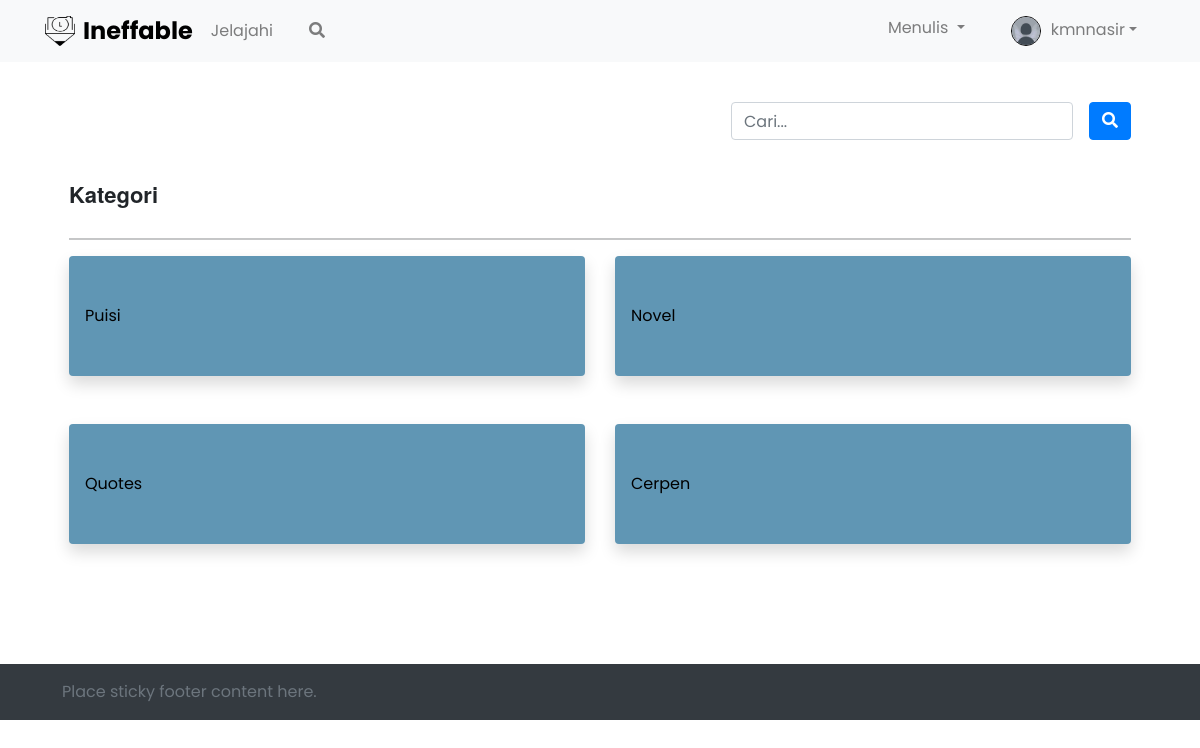
/beranda.php?beranda=search (signed in), run on an earlier commit of the app's database.
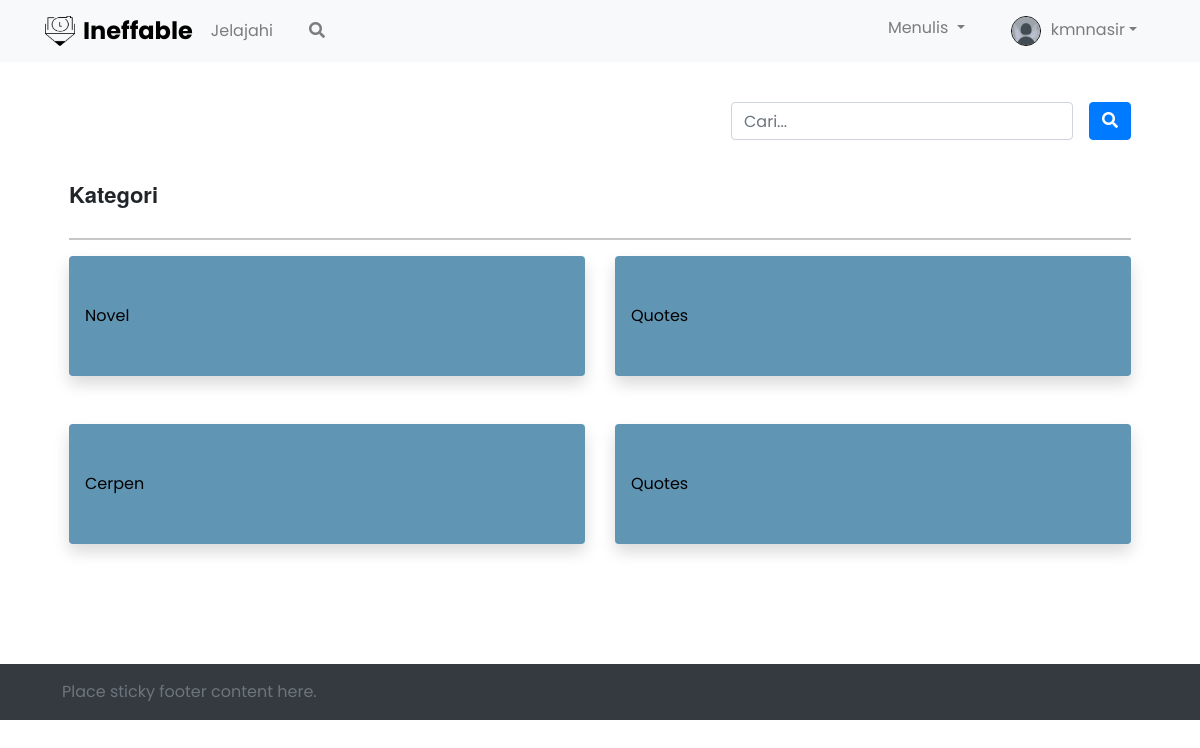
And on a later commit of the database.
### tables this page shows
CREATE TABLE `tb_user` (
  `id` int(11) NOT NULL,
  `nama` varchar(100) NOT NULL,
  `username` varchar(100) NOT NULL,
  `email` varchar(100) NOT NULL,
  `password` varchar(100) NOT NULL,
  `photo` text NOT NULL,
  `role` enum('admin','user') NOT NULL
);

CREATE TABLE `tb_kategori` (
  `id` int(11) NOT NULL,
  `nama` varchar(100) NOT NULL
);

### search.php (the view, shortened to what the changed rows need)
<?php if (isset($_GET['cari'])) : ?>
    <div class="container pt-md-3">
        <div class="row">
            <div class="heading">
                <h5>Hasil Pencarian dari <?php echo $_GET['isi'] ?></h5>
            </div>
            <?php
            include "db/koneksi.php";
            $data_cerpen = $conn->query("SELECT * FROM tb_post WHERE judul LiKE '%$_GET[isi]%' AND status='publis'");
            $count = mysqli_num_rows($data_cerpen);
            if ($count > 0) {
                while ($cerpen = mysqli_fetch_array($data_cerpen)) {
            ?>
                    <div class="col-md-2 mx-md-3 datatab">
                        <div class="cover">
                            <img src="images/<?php echo $cerpen['photo'] ?>" alt="<?php echo $cerpen['judul']; ?>" height="300" class="img-hover">
                            <div class="middle">
                                <a href="tambah_perpustakaan.php?id=<?php echo $cerpen['id'] ?>">
                                    <div class="text">+ Ke Daftar Baca</div>
                                </a>
                                <a href="beranda.php?beranda=detail&id=<?php echo $cerpen['id'] ?>">
                                    <div class="text">Baca Sekarang</div>
                                </a>
                            </div>
                        </div>
                    </div>
            <?php
                }
            } else {
                echo "<h6>data yang kamu cari tidak ada</h6>";
            }
            ?>
        </div>
    </div>
<?php else : ?>
    <div class="container pt-md-3">
        <div class="row">
            <div class="col">
                <h2 class="my-md-3">Kategori</h2>
            </div>
        </div>
        <div class="row mt-md-2">
            <?php
            include "db/koneksi.php";
            $data = $conn->query("SELECT * FROM tb_kategori");
            while ($d = mysqli_fetch_array($data)) {
            ?>
                <div class="col-md-6 ">
                    <a href="beranda.php?beranda=kategori&id=<?php echo $d['id'] ?>" style="color: black; text-decoration: none;">
                        <div class="shadow  p-3 pt-5 pb-5 mb-5  rounded" style="background-color: #6096B4;"><?php echo $d['nama'] ?></div>
                    </a>
                </div>
            <?php
            }
            ?>
        </div>
    </div>
<?php endif ?>

### beranda.php (shortened to what the changed rows need)
<?php
include "db/koneksi.php";
?>
<!DOCTYPE html>
<html>
<head>
    <link href="https://cdn.jsdelivr.net/npm/bootstrap@5.0.0-beta3/dist/css/bootstrap.min.css" rel="stylesheet">
    <link rel="stylesheet" href="https://stackpath.bootstrapcdn.com/bootstrap/4.1.3/css/bootstrap.min.css">
    <link rel="stylesheet" href="https://pro.fontawesome.com/releases/v5.10.0/css/all.css" />
    <link rel="stylesheet" type="text/css" href="style.css">
</head>
<body>
    <nav class="navbar navbar-expand-md navbar-light bg-light">
        <div class="container">
            <div class="navbar-collapse collapse" id="collapseNavbar">
                <ul class="navbar-nav ms-auto">
                    <li class="nav-item dropdown">
                        <?php
                        $select_user = $conn->query("SELECT * FROM tb_user WHERE email = '$_SESSION[email]' ");
                        while ($u = mysqli_fetch_array($select_user)) {
                        ?>
                            <?php if (empty($u['photo'])) : ?>
                                <a class="nav-link dropdown-toggle" href="#" id="navbarDropdown" role="button" data-bs-toggle="dropdown" aria-expanded="false">
                                    <img src="images/wa15.jpg" class="profile-image rounded-circle" style="object-fit: cover 50% 50% no-repeat; width:30px; height:30px; border: 1px solid #000; margin-left: 10px;"><span class="caret" style="margin-left: 10px;"><?php echo $u['username']; ?></span></a>
                            <?php endif ?>
                        <?php
                        }
                        ?>
                    </li>
                </ul>
            </div>
        </div>
    </nav>
    <div class="container p-md-4">
        <?php
        if (!empty($_GET['beranda'])) {
            if ($_GET['beranda'] == "profile") {
                include "profile.php";
            } elseif ($_GET['beranda'] == "create") {
                include "create.php";
            } elseif ($_GET['beranda'] == "arsip") {
                include "arsip.php";
            } elseif ($_GET['beranda'] == "edit") {
                include "edit_post.php";
            } elseif ($_GET['beranda'] == "delete") {
                include "delete_post.php";
            } elseif ($_GET['beranda'] == "detail") {
                include "detail.php";
            } elseif ($_GET['beranda'] == "add_perpus") {
                include "tambah_perpustakaan.php";
            } elseif ($_GET['beranda'] == "kategori") {
                include "kategori.php";
            } elseif ($_GET['beranda'] == "edit_profile") {
                include "edit_profile.php";
            } elseif ($_GET['beranda'] == "search_page") {
                include "search_page.php";
            } elseif ($_GET['beranda'] == "search") {
                include "search.php";
            } elseif ($_GET['beranda'] == "add-report") {
                include "add_report.php";
            } elseif ($_GET['beranda'] == "delete-komentar") {
                include "delete_komentar.php";
            } else {
                include "perpustakaan.php";
            }
        } else {
            include('home.php');
        }
        ?>
    </div>
</body>
</html>

What changed in the data, as far as the page shows it:
removed tb_kategori: nama "Puisi"
added tb_kategori: nama "Quotes"
